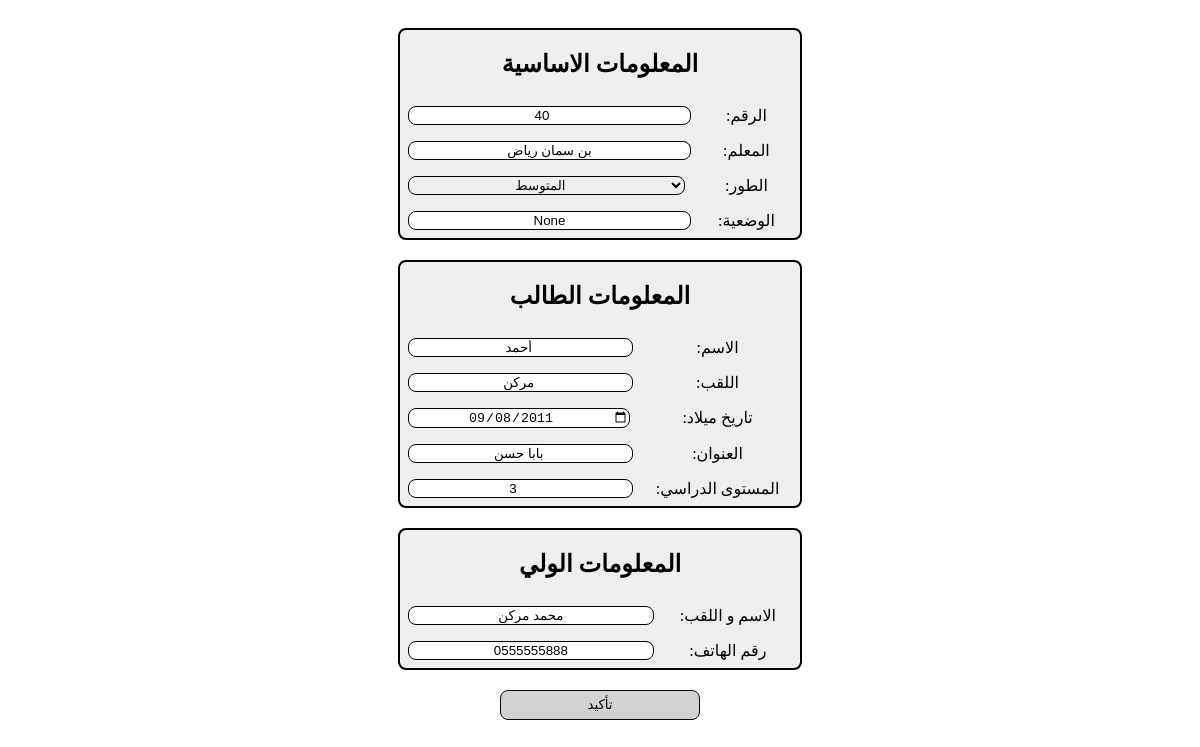
The app's page /update_form/4/ (signed in) with its own data.
### Core/models.py (models this page shows, shortened)
class Student(models.Model):
    num = models.IntegerField(unique=True,null=True,blank=True)
    first_name = models.CharField(max_length=40)
    last_name = models.CharField(max_length=40)
    level = models.ForeignKey("Level",on_delete=models.SET_NULL,null=True,related_name='level_student')
    date_birth = models.DateField()
    adress = models.CharField(max_length=60)
    level_year = models.CharField(max_length=60)
    situation = models.CharField(max_length=40,null=True,blank=True)
    confirmed = models.BooleanField()
    parent = models.ForeignKey("parent",on_delete=models.SET_NULL,null=True ,related_name='children')
    teacher = models.ForeignKey("teacher",on_delete=models.SET_NULL,null=True,blank=True,related_name = 'teacher_student')

class Teacher(models.Model):
    name = models.CharField(max_length=60)

class Level(models.Model):
    id = models.AutoField(primary_key=True)
    name = models.CharField(max_length=20)

class Parent(models.Model):
    id = models.AutoField(primary_key=True)
    name = models.CharField(max_length=80)
    phone = models.CharField(max_length=10)

### Core/views.py (the view, shortened to what this page needs)
# urls.py: path('update_form/<int:id>/',views.update_form,name='update_form'),
def update_form(request,id):
    if request.user.is_staff:
        student = Student.objects.get(id = id)
        if request.method == 'GET':
            return render(request,"update_form.html",{"student":student})
    return render(request,"home.html")

### Core/templates/update_form.html (shortened to what this page needs)
<!DOCTYPE html>
<html lang="en">
<head>
</head>
<body>
    <div class="main_container">
        <form method="post">
            <div class="sub_container">
            <h2>المعلومات الاساسية</h2>
            <table>
                <tr>
                    <td>
                        <input type="number" id="student_id" name="student_id" value="{{student.num}}" required>
                    </td>
                    <td>
                        <label for="student_id">:الرقم</label>
                    </td>
                </tr>
                <tr>
                    <td>
                        <input type="text" id="teacher_name" name="teacher_name" value="{{student.teacher.name}}" required>
                    </td>
                    <td>
                        <label for="teacher_name">:المعلم</label>
                    </td>
                </tr>
                <tr>
                    <td>
                        <select name="level_id" id="level_id" required>
                            <option value="{{student.level.id}}" >{{student.level.name}}</option>
                        </select>
                    </td>
                    <td>
                        <label for="level_id">:الطور</label>
                    </td>
                </tr>
                <tr>
                    <td>
                        <input type="text" id="situation" name="situation" value="{{student.situation}}" required>
                    </td>
                    <td>
                        <label for="situation">:الوضعية</label>
                    </td>
                </tr>
            </table>
        </div>
            <div class="sub_container">
                <h2>المعلومات الطالب</h2>
                <table>
                    <tr>
                        <td>
                            <input type="text" id="student_name" name="student_name" value="{{student.first_name}}" required>
                        </td>
                        <td>
                            <label for="student_name">:الاسم</label>
                        </td>
                    </tr>
                    <tr>
                        <td>
                            <input type="text" id="student_last_name" name="student_last_name" value="{{student.last_name}}" required>
                        </td>
                        <td>
                            <label for="student_last_name">:اللقب</label>
                        </td>
                    </tr>
                    <tr>
                        <td>
                            <input type="date" id="date_birth" name="date_birth" value="{{student.date_birth|date:'Y-m-d' }}" required>
                        </td>
                        <td>
                            <label for="date_birth">:تاريخ ميلاد</label>
                        </td>
                    </tr>
                    <tr>
                        <td>
                            <input type="text" id="adress" name="adress" value="{{student.adress}}" required>
                        </td>
                        <td>
                            <label for="adress">:العنوان</label>
                        </td>
                    </tr>
                    <tr>
                        <td>
                            <input type="number" id="level_year" name="level_year" value="{{student.level_year}}" required>
                        </td>
                        <td>
                            <label for="level_year">:المستوى الدراسي</label>
                        </td>
                    </tr>
                </table>
            </div>
            <div class="sub_container">
                <h2>المعلومات الولي</h2>
                <table>
                    <tr>
                        <td>
                            <input type="text" id="parent_name" name="parent_name" value="{{student.parent.name}}" required>
                        </td>
                        <td>
                            <label for="parent_name">:الاسم و اللقب</label>
                        </td>
                    </tr>
                    <tr>
                        <td>
                            <input type="text" id="parent_phone" name="parent_phone" value="{{student.parent.phone}}" required>
                        </td>
                        <td>
                            <label for="parent_phone">:رقم الهاتف</label>
                        </td>
                    </tr>
                </table>
            </div>
            <div class="submit_btn">
                <button type="submit">تأكيد</button>
            </div>
        </form>
    </div>
</body>
</html>

### Core/templates/update_form.html (style rules this page uses)
.main_container { display : flex; flex-direction: column; justify-content: center; align-items: center; }
.sub_container { display: flex; flex-direction: column; justify-content: center; align-items: center; border: 2px solid black; border-radius: 8px; background: #efeeee; width: 400px; margin: 20px; }
.field_container input ,select { border-radius: 8px; border: 1px solid; width: 170px; text-align: center; }
table { border-collapse: collapse; width: 100%; }
td { border: none; padding: 8px; vertical-align: middle; text-align: center; }
input ,select { border-radius: 8px; border: 1px solid; width: 100%; text-align: center; }
.submit_btn { display: flex; justify-content: center; }
.submit_btn button { width: 200px; height: 30px; background-color: rgb(210, 210, 210); border: 1px solid black; border-radius: 8px; }

### records on screen
Student: student_id "40", teacher_name "بن سمان رياض", level_id "المتوسط", situation "None", student_name "أحمد", student_last_name "مركن", date_birth "09/08/2011", adress "بابا حسن", level_year "3", parent_name "محمد مركن", parent_phone "0555555888"
